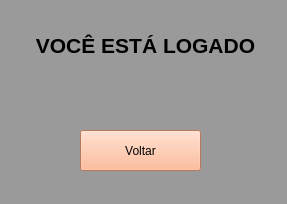
<?xml version="1.0" encoding="UTF-8"?>
<ui version="4.0">
 <class>frmLogado</class>
 <widget class="QMainWindow" name="frmLogado">
  <property name="geometry">
   <rect>
    <x>0</x>
    <y>0</y>
    <width>287</width>
    <height>204</height>
   </rect>
  </property>
  <property name="windowTitle">
   <string>MainWindow</string>
  </property>
  <property name="styleSheet">
   <string notr="true">background-color: rgb(154, 154, 154);</string>
  </property>
  <widget class="QWidget" name="centralwidget">
   <widget class="QLabel" name="label">
    <property name="geometry">
     <rect>
      <x>20</x>
      <y>10</y>
      <width>251</width>
      <height>71</height>
     </rect>
    </property>
    <property name="font">
     <font>
      <pointsize>16</pointsize>
      <weight>75</weight>
      <bold>true</bold>
     </font>
    </property>
    <property name="text">
     <string>VOCÊ ESTÁ LOGADO</string>
    </property>
    <property name="alignment">
     <set>Qt::AlignCenter</set>
    </property>
   </widget>
   <widget class="QPushButton" name="btnVoltar">
    <property name="geometry">
     <rect>
      <x>80</x>
      <y>130</y>
      <width>121</width>
      <height>41</height>
     </rect>
    </property>
    <property name="styleSheet">
     <string notr="true">background-color: rgb(255, 170, 127);</string>
    </property>
    <property name="text">
     <string>Voltar</string>
    </property>
   </widget>
  </widget>
 </widget>
 <resources/>
 <connections/>
</ui>
